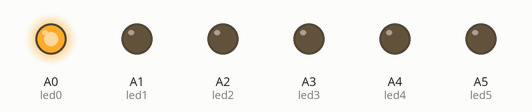
This sketch was run on a simulated Arduino Uno, built with avr-gcc and run on an emulated ATmega328P. Parts: output pins drawn as LEDs (lit = HIGH).

Above: at 0.2 s.
At 1.2 s:
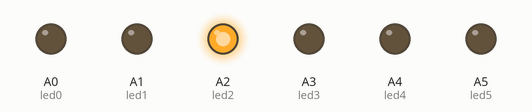
At 1.7 s:
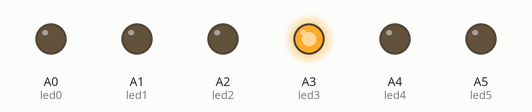
At 3.2 s:
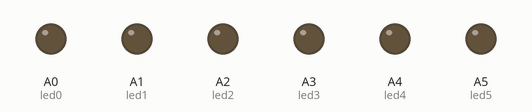
At 5.7 s:
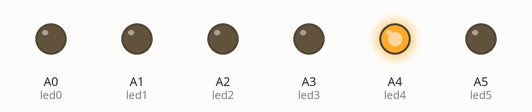
At 7.7 s:
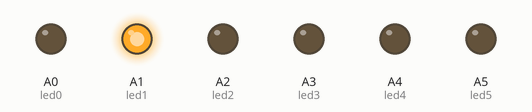
Timing chart, 0 to 8.1 s (numbered marks = the images above):
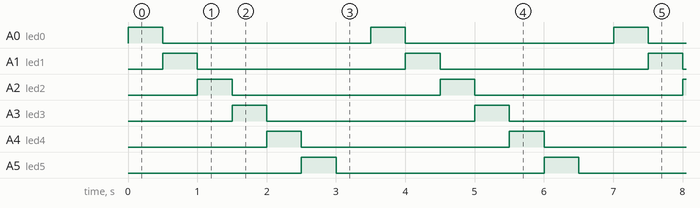

Measured:
- by itself, A0 (led0), A1 (led1), A2 (led2), A3 (led3), A4 (led4), A5 (led5): alternates HIGH for 0.50 s and LOW for 3.0 s
- by itself, everything shown: repeats every 3.5 s, in 7 steps

The sketch:

Intel_Edison_testing_leds-analog_blinking.ino
```cpp
// (licence header left out)
// Variables used on this code
unsigned long time1;
unsigned long previousTime;
boolean enterFunction= true;
int led0 = A0;
int led1 = A1;
int led2 = A2;
int led3 = A3;
int led4 = A4;
int led5 = A5;
int counter = 0;
//-----------------------


void setup() {
 pinMode(led0, OUTPUT);
 pinMode(led1, OUTPUT);
 pinMode(led2, OUTPUT);
 pinMode(led3, OUTPUT);
 pinMode(led4, OUTPUT);
 pinMode(led5, OUTPUT);
}

void loop() {
  time1 = micros();
  if (enterFunction == true){
    previousTime= time1;
    Serial.println(previousTime); // for debugging

    // Start your code below
    //-----------------------


   switch (counter) {
    case 0:
      //do something when var equals 0
      digitalWrite(led5, LOW);
      digitalWrite(led0, HIGH);
      break;
    case 1:
      //do something when var equals 1
      digitalWrite(led0, LOW);
      digitalWrite(led1, HIGH);
      break;
    case 2:
      //do something when var equals 2
      digitalWrite(led1, LOW);
      digitalWrite(led2, HIGH);
      break;
    case 3:
      //do something when var equals 3
      digitalWrite(led2, LOW);
      digitalWrite(led3, HIGH);
      break;
    case 4:
      //do something when var equals 4
      digitalWrite(led3, LOW);
      digitalWrite(led4, HIGH);
      break;
    case 5:
      //do something when var equals 5
      digitalWrite(led4, LOW);
      digitalWrite(led5, HIGH);
      break;

    default:
      // if nothing else matches, do the default
      // default is optional
      digitalWrite(led5, LOW);
    break;
  }
  if (counter > 5){
    counter = 0;
  } else {
  counter++;
  }


    //-----------------------
    // End of your code
  }

  // The DELAY time is adjusted in the constant below >>
  if (time1 - previousTime < 499990){ // 1 million microsencods= 1 second delay
    /* I have actually used 0.999990 seconds, in a trial to compensate the time that
       this IF function takes to be executed. this is really a point that
       need improvement in my code */
    enterFunction= false;
  }
  else {
    enterFunction= true;
  }


}
```
